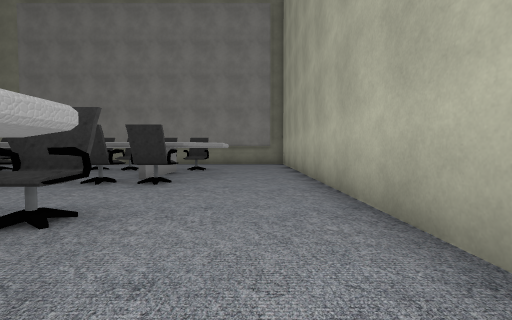
view 1 (above)

16 first-person views from a walk through a 3-D level made in the Unity game engine. The camera is 1.2 m above the floor, tilts 2° down and sees 90° across. The floor is counted in squares, 2 m on a side. Each view is taken from the middle of a square. On the plan, view 1 faces up. The plan holds only what a view shows up to about 9 squares ahead; the rest is blank. The player character is not drawn. Some surface patterns are stand-ins.

view 2
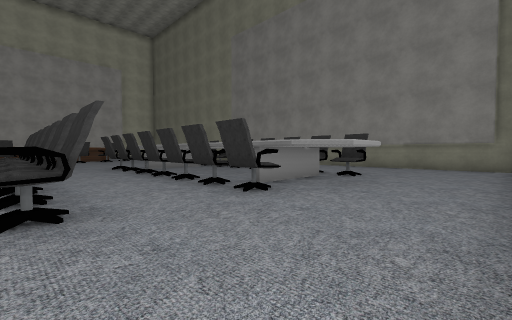

view 3
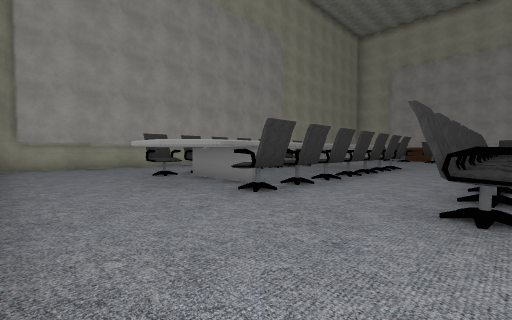

view 4
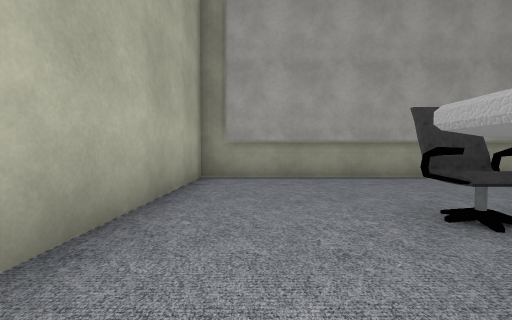

view 5
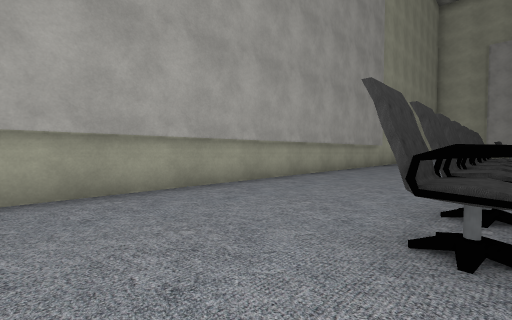

view 6
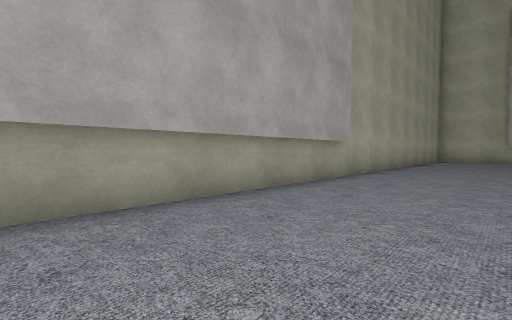

view 7
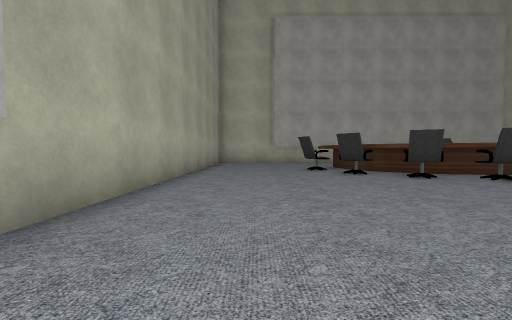

view 8
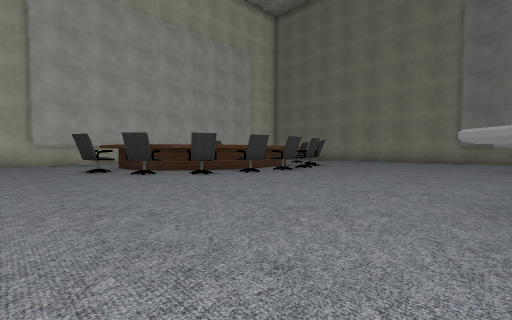

view 9
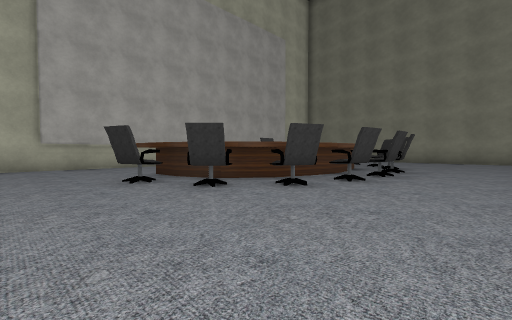

view 10
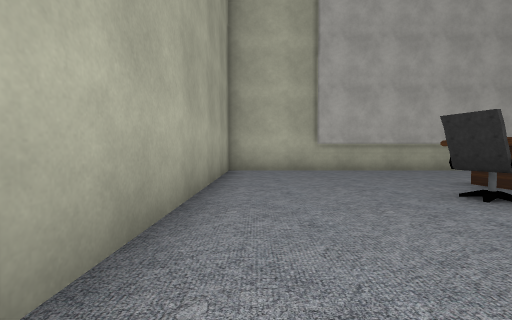

view 11
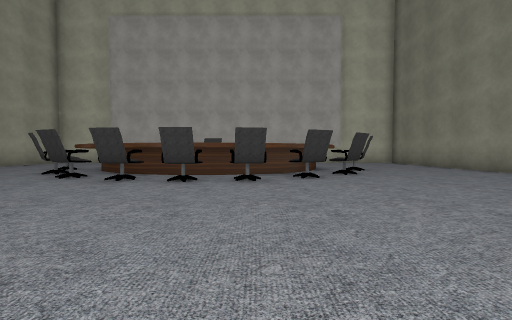

view 12
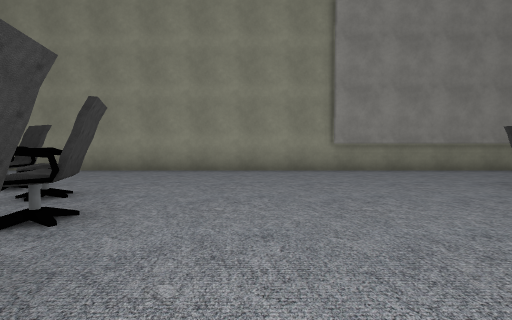

view 13
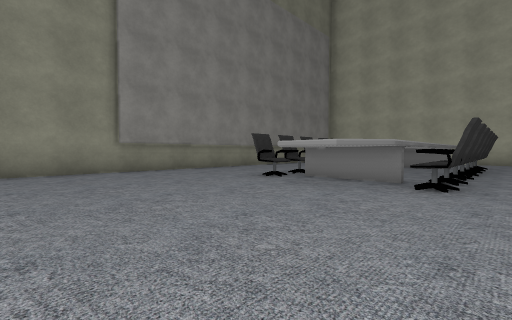

view 14
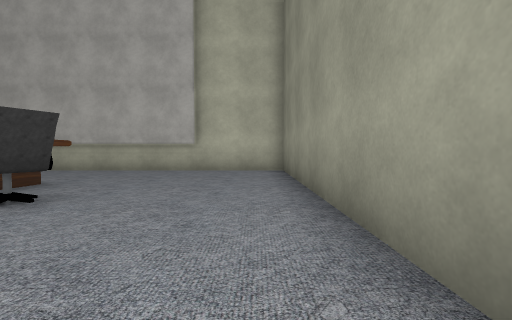

view 15
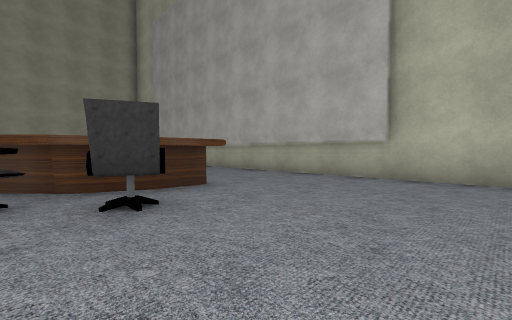

view 16
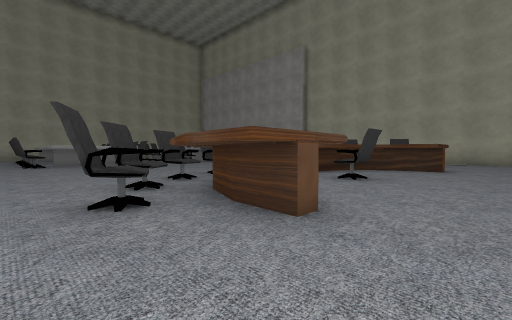

### Floor plan
Points are (right, up) in squares from view 1. A wall is a line through its corners. A room is listed if a view was taken in it or the views show most of it. See-through windows are left out.
Room 1 (views 1, 2, 3, 4, 5, 6, 7, 8, 9, 10, 11, 12, 13, 14, 15, 16)
walls: (-8.6, 5.3) (-9.3, 5.9) (-9.3, 7.1); (-8.9, -0.4) (-9.4, 0); (-14.9, 4.6) (-14.7, 3.5) (-14.9, 2.3); (-14.9, 2.4) (-15.2, 1.5); (-15.3, 3.6) (-15.5, 2.4); (-15.5, 4.6) (-15.4, 3.5); (-15.4, 2.6) (-15.8, 1.4) (-16.6, 0.4) (-17.7, 0) (-18.7, -0.1); (-15.4, 0.9) (-15.9, 0.3); (-16.8, 1.9) (-16.5, 2.9); (-16.6, -0.3) (-17.5, -0.6) (-18.6, -0.7) (-18.6, 0.9) (-17.9, 1) (-17.2, 1.3); (-10.8, -4.6) (0.8, -4.6); (-1.5, 1.7) (-0.8, 1.1) (-0.8, -0.1); (-18.6, 6) (-18.6, 7.7) (-17.5, 7.6) (-16.5, 7.2); (-5.4, 11.7) (-10.8, 11.7); (-5.1, 11.8) (-21.9, 11.8) (-21.9, 4.1); (-18.8, 7.1) (-17.7, 7) (-16.6, 6.6) (-15.8, 5.6) (-15.5, 4.4); (-18.7, 0.2) (-17.7, 0.3) (-16.9, 0.7) (-16.2, 1.6) (-15.9, 2.4); (-0.8, 7.1) (-0.8, 5.9) (-1.5, 5.3); (-21.7, 1.5) (-21.7, -2.2); (-21.9, 2) (-21.9, -4.8) (1.3, -4.8) (1.3, 9); (-21.7, 9.2) (-21.7, 4); (0.8, 11.7) (-2.1, 11.7); (1, 11.8) (-1.9, 11.8)
objects: chair (-18, 3) to (-18, 4); chair (-17, -1); chair (-17, 8); chair (-16, -1) to (-16, 0); chair (-16, 7) to (-16, 8); chair (-15, 1); chair (-15, 6); chair (-14, 2); chair (-14, 3) to (-14, 4); chair (-14, 5); other object (-8, -1); chair (-8, 2); chair (-8, 5); chair (-8, 8); other object (-7, -1); chair (-7, 2); chair (-7, 5); chair (-7, 8); chair (-6, -1); chair (-6, 2); chair (-6, 5); other object (-6, 8); chair (-5, -1); chair (-5, 2); chair (-5, 5); other object (-5, 8); chair (-4, -1); chair (-4, 2); chair (-4, 5); other object (-4, 8); chair (-3, -1); chair (-3, 2); chair (-3, 5); chair (-3, 8); chair (-2, -1); chair (-2, 2); chair (-2, 5); chair (-2, 8)

Positions as (right, up) in squares from view 1, and headings:
1: (0, 0), facing up
2: (1, 2), facing up-left
3: (1, 5), facing down-left
4: (0, 1), facing down
5: (0, -1), facing down-left
6: (-5, -2), facing down-left
7: (-9, -3), facing left
8: (-9, -3), facing up-left
9: (-12, -3), facing up-left
10: (-14, -4), facing left
11: (-9, 5), facing left
12: (-13, 4), facing up
13: (-13, 4), facing up-right
14: (-14, 11), facing left
15: (-16, 11), facing down-left
16: (-20, 9), facing down-right
